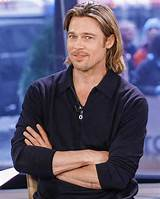
#> input picture Face-Recognition Proyect/Dataset/Actores/Brad Pitt/BradPitt_27.jpg, 160 x 199 px
$ python -i Aumentar.py   (imports and definitions only)
#> lines starting #> are read from the running program, lines starting #| are printed output that depends on the picture
#> further down, picture is the input picture: shape (199, 160, 3); mean B, G, R 107.7, 84.3, 89.8
"""
aumentar.py
===========
Fase 3 — Aumentación de Datos
Aplica transformaciones a Dataset_procesado/ para multiplicar las muestras
sin necesidad de nuevas capturas.

Técnicas implementadas (requeridas en metodología):
  ✓ Rotación           (±15°)
  ✓ Cambio de brillo   (oscurecer / aclarar)
  ✓ Espejo horizontal  (flip)

Técnicas adicionales recomendadas:
  + Ruido gaussiano
  + Recorte y zoom aleatorio
  + Ajuste de contraste
  + Blur leve (simula desenfoque de cámara)
  + Cambio de tono (simula distintas iluminaciones de color)

Uso:
    python scripts/aumentar.py --factor 6
    python scripts/aumentar.py --factor 6 --solo_basicas
"""

import cv2
import numpy as np
import argparse
import random
from pathlib import Path
from tqdm import tqdm

BASE_DIR = Path(__file__).parent.parent / "Dataset_procesado"
OUT_DIR  = Path(__file__).parent.parent / "Dataset_aumentado"
TAMANO   = (160, 160)
EXTS     = {".jpg", ".jpeg", ".png"}


# ─────────────────────────────────────────────────────────────────────────────────
# TÉCNICAS REQUERIDAS
# ─────────────────────────────────────────────────────────────────────────────────

# [54 lines left out: functions rotacion, cambio_brillo, espejo, ruido_gaussiano, recorte_zoom, not called in this run]


def ajuste_contraste(img: np.ndarray) -> np.ndarray:
    """CLAHE con parámetros aleatorios."""
    lab = cv2.cvtColor(img, cv2.COLOR_BGR2LAB)
#> lab: shape (199, 160, 3); mean of channels 0, 1, 2 92.3, 137.3, 115.9
    l, a, b = cv2.split(lab)
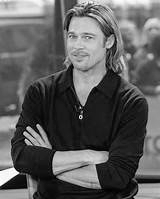
#> l: shape (199, 160); min 0, max 255, mean 92.3
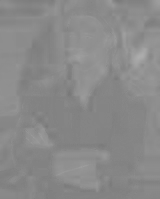
#> a: shape (199, 160); min 120, max 172, mean 137.3
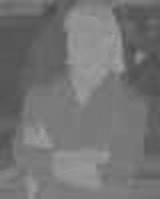
#> b: shape (199, 160); min 75, max 161, mean 115.9
    clip = random.uniform(1.0, 4.0)
    clahe = cv2.createCLAHE(clipLimit=clip, tileGridSize=(8, 8))
    l_eq  = clahe.apply(l)
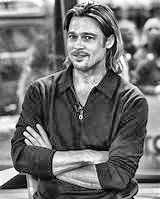
#> l_eq: shape (199, 160); min 1, max 255, mean 112.2
    return cv2.cvtColor(cv2.merge([l_eq, a, b]), cv2.COLOR_LAB2BGR)
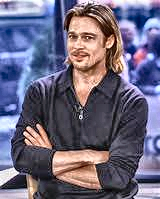
#> returned value: shape (199, 160, 3); mean B, G, R 126.2, 103, 108.1


# [15 lines left out: functions blur_leve, cambio_tono, not called in this run]


# ─────────────────────────────────────────────────────────────────────────────────
# Grupos de técnicas
# ─────────────────────────────────────────────────────────────────────────────────

BASICAS    = [rotacion, cambio_brillo, espejo]
ADICIONALES = [ruido_gaussiano, recorte_zoom, ajuste_contraste, blur_leve, cambio_tono]


# [84 lines left out: functions generar_variantes, aumentar_dataset, not called in this run]


# [8 lines not run here, left out]

>>> import cv2
>>> picture = cv2.imread('../Dataset/Actores/Brad Pitt/BradPitt_27.jpg')
>>> result = ajuste_contraste(picture)

$ run again, on Face-Recognition Proyect/Dataset/Actores/Brad Pitt/BradPitt_49.jpg
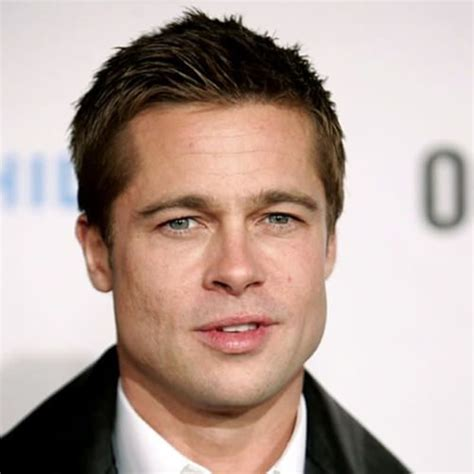
#> input picture Face-Recognition Proyect/Dataset/Actores/Brad Pitt/BradPitt_49.jpg, 474 x 474 px
#> picture is the input picture: shape (474, 474, 3); mean B, G, R 156.1, 164, 183.4
#> lab: shape (474, 474, 3); mean of channels 0, 1, 2 172.1, 134.3, 135.3
#> in ajuste_contraste, `l, a, b = cv2.split(lab)`:
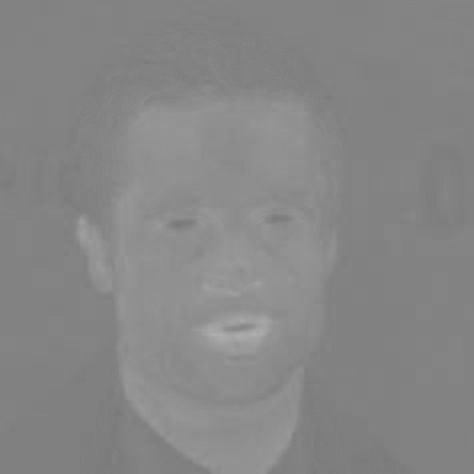
#> a: shape (474, 474); min 120, max 174, mean 134.3
#> in ajuste_contraste, `return cv2.cvtColor(cv2.merge([l_eq, a, b]), cv2.COLOR_LAB2BGR)`:
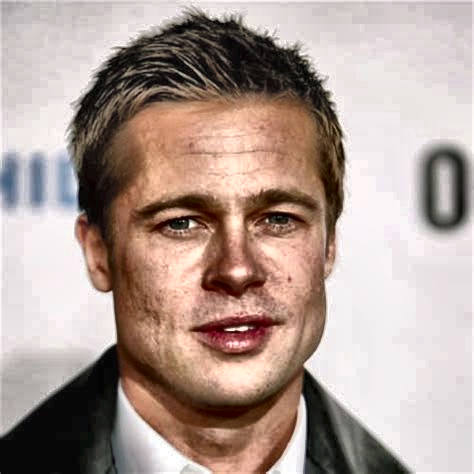
#> returned value: shape (474, 474, 3); mean B, G, R 148.7, 156.6, 174.9

$ run again, on Face-Recognition Proyect/Dataset/Actores/Brad Pitt/BradPitt_56.jpg
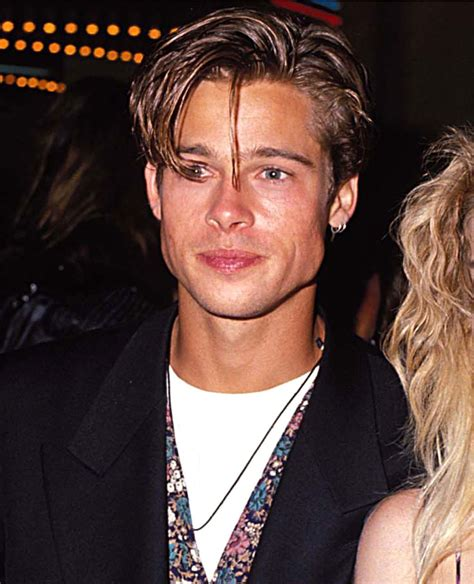
#> input picture Face-Recognition Proyect/Dataset/Actores/Brad Pitt/BradPitt_56.jpg, 474 x 584 px
#> picture is the input picture: shape (584, 474, 3); mean B, G, R 62.2, 67.8, 91.4
#> lab: shape (584, 474, 3); mean of channels 0, 1, 2 74.9, 136.9, 134.6
#> in ajuste_contraste, `l, a, b = cv2.split(lab)`:
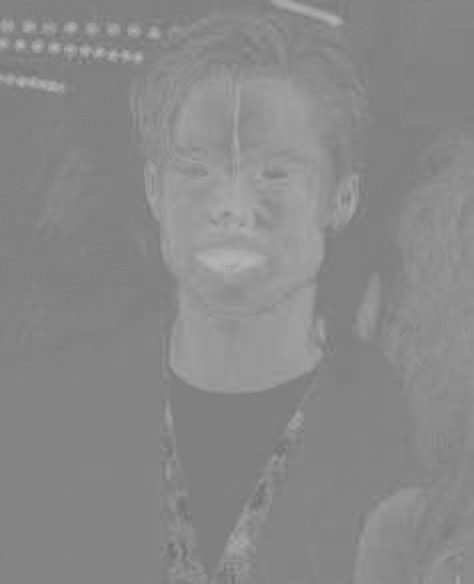
#> a: shape (584, 474); min 113, max 182, mean 136.9
#> in ajuste_contraste, `return cv2.cvtColor(cv2.merge([l_eq, a, b]), cv2.COLOR_LAB2BGR)`:
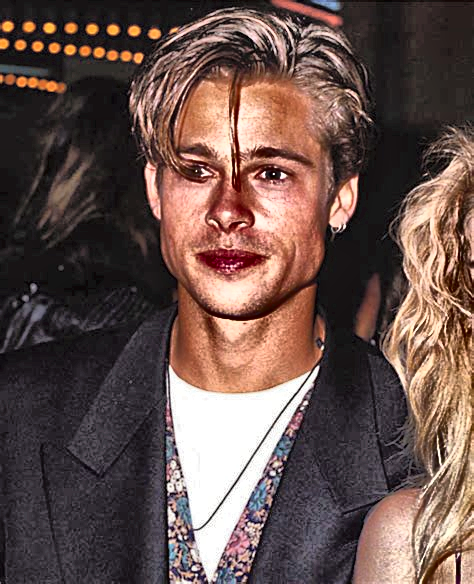
#> returned value: shape (584, 474, 3); mean B, G, R 75.8, 81.3, 103.7

$ run again, on Face-Recognition Proyect/Dataset/Actores/Brad Pitt/BradPitt_63.jpg
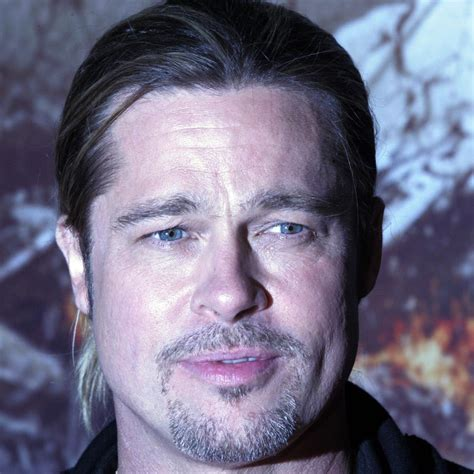
#> input picture Face-Recognition Proyect/Dataset/Actores/Brad Pitt/BradPitt_63.jpg, 474 x 474 px
#> picture is the input picture: shape (474, 474, 3); mean B, G, R 132.5, 110, 113
#> lab: shape (474, 474, 3); mean of channels 0, 1, 2 117.5, 134.3, 116.2
#> in ajuste_contraste, `l, a, b = cv2.split(lab)`:
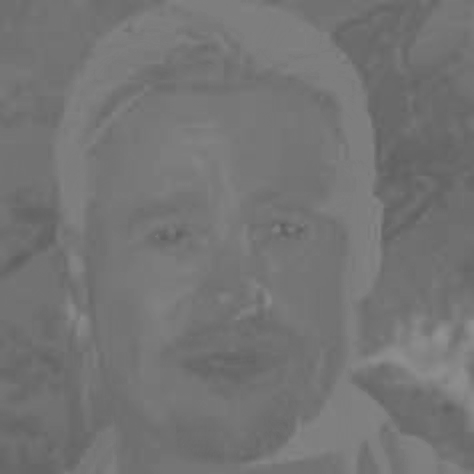
#> b: shape (474, 474); min 94, max 146, mean 116.2
#> in ajuste_contraste, `return cv2.cvtColor(cv2.merge([l_eq, a, b]), cv2.COLOR_LAB2BGR)`:
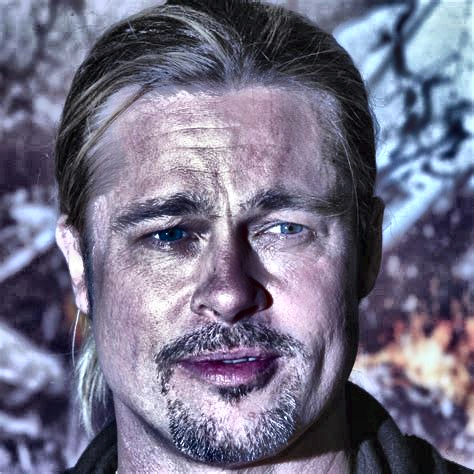
#> returned value: shape (474, 474, 3); mean B, G, R 134.8, 112.7, 115.6
